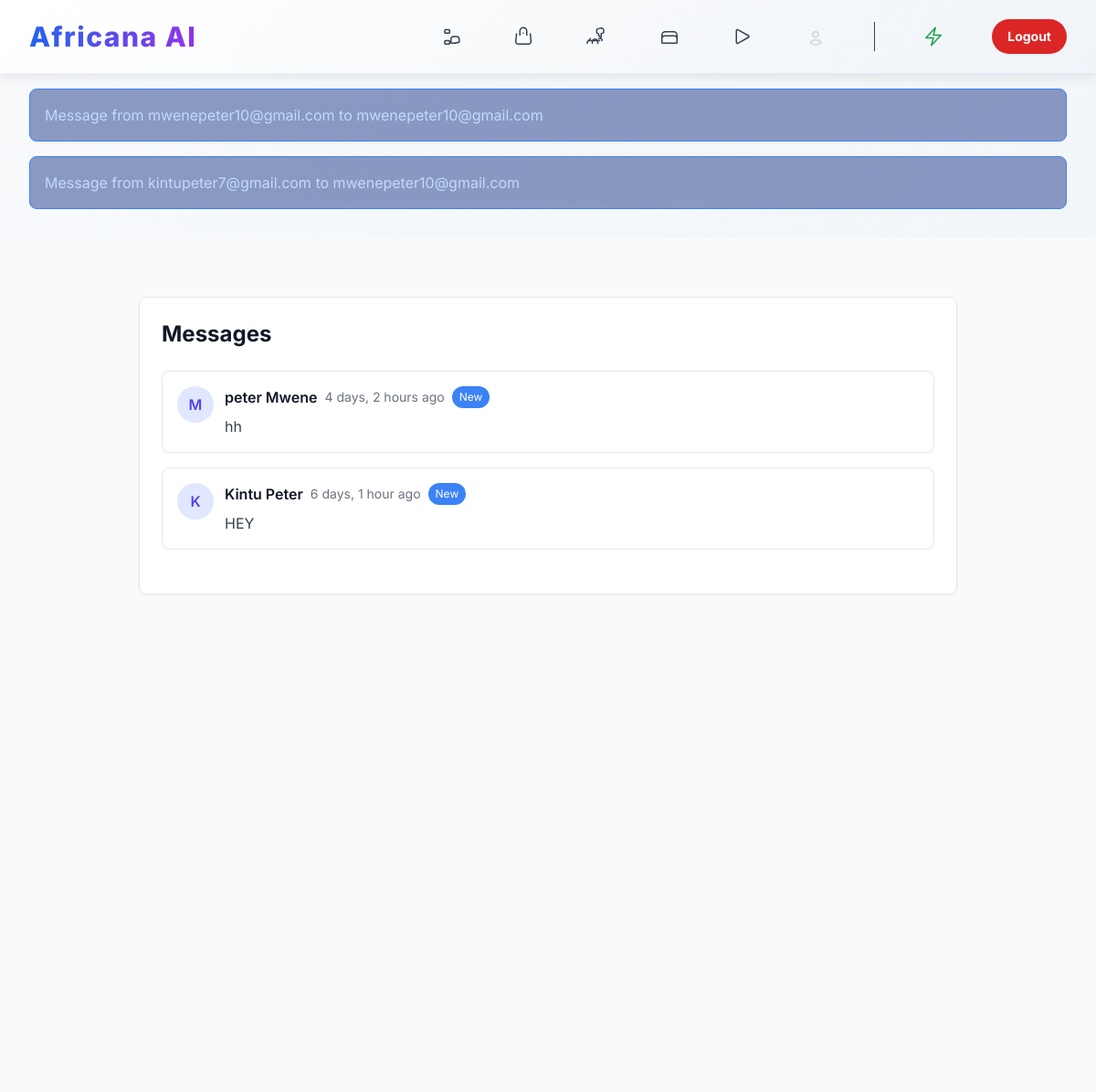
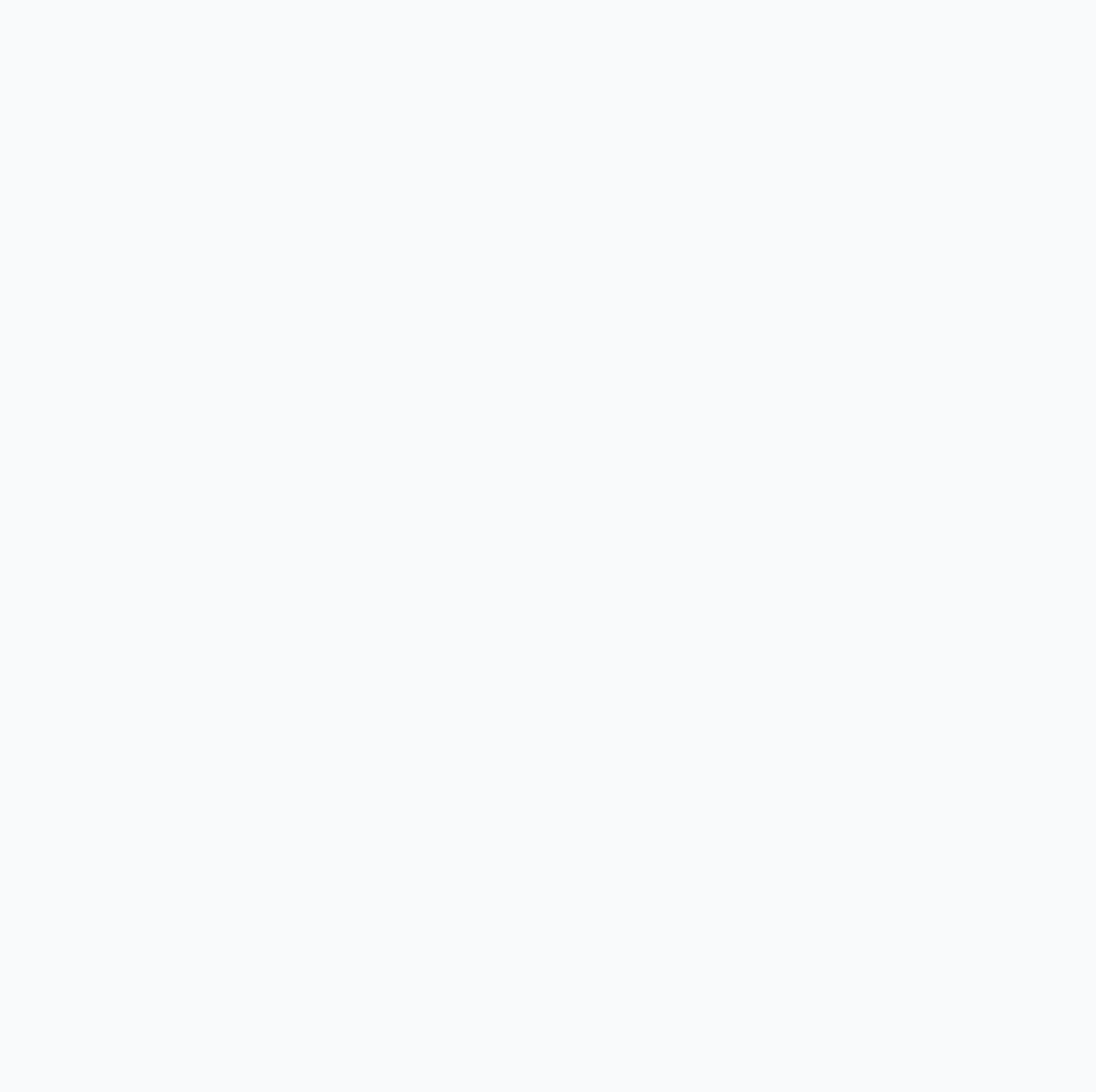
Page /hotel/inbox/ (signed in) on the committed database (2 pictures, top to bottom).
### hotel/models.py (models this page shows)
class Message(models.Model):
    sender = models.ForeignKey(settings.AUTH_USER_MODEL, on_delete=models.CASCADE, related_name='hotel_sent_messages')
    receiver = models.ForeignKey(settings.AUTH_USER_MODEL, on_delete=models.CASCADE, related_name='hotel_received_messages')
    content = models.TextField()
    is_read = models.BooleanField(default=False)
    created_at = models.DateTimeField(auto_now_add=True)
    def __str__(self):
        return f"Message from {self.sender.username} to {self.receiver.username}"
    class Meta:
        ordering = ['created_at']

### users/models.py (models this page shows, shortened)
class CustomUser(AbstractUser):
    headline = models.CharField(_("Headline"), max_length=255, blank=True, null=True,
                                help_text=_("A professional title or summary, like 'Senior Django Developer'"))
    about = models.TextField(_("About Summary"), blank=True, null=True,
                             help_text=_("A summary of your professional journey and goals."))
    location = models.CharField(_("Location"), max_length=100, blank=True, null=True)
    language = models.CharField(_("Preferred Language"), max_length=10, default='en',
                                help_text=_("User's preferred language for content, e.g., 'en', 'sw', 'fr'"))
    profile_image = CloudinaryField('profile_image', blank=True, null=True,
                                    help_text=_("Upload a professional profile picture."))
    user_type = models.CharField(_("User Type"), max_length=20, choices=[
        ('regular', 'Regular User'),
        ('investor', 'Investor'),
    ], default='regular', help_text=_("Type of user account."))
    is_approved = models.BooleanField(_("Is Approved"), default=False,
                                      help_text=_("Whether this investor account is approved to post partner content."))
    groups = models.ManyToManyField(
        Group,
        verbose_name=_('groups'),
        blank=True,
        related_name="customuser_set",
        related_query_name="customuser",
    )
    user_permissions = models.ManyToManyField(
        Permission,
        verbose_name=_('user permissions'),
        blank=True,
        related_name="customuser_permissions_set",
        related_query_name="customuser_permission",
    )
    def get_full_name(self):
        full_name = f"{self.first_name} {self.last_name}"
        return full_name.strip()

### hotel/views.py (the view)
# urls.py: path('inbox/', views.inbox, name='inbox'),
@login_required
def inbox(request):
    messages_list = Message.objects.filter(receiver=request.user).order_by('-created_at')
    return render(request, 'hotel/inbox.html', {'messages': messages_list})

### hotel/templates/hotel/inbox.html (shortened to what this page needs)
{% extends "base.html" %}
{% load static %}
{% block content %}
<div class="bg-gray-50 min-h-screen py-16 px-4">
    <div class="max-w-4xl mx-auto">
        <div class="bg-white rounded-lg shadow-sm border border-gray-200 p-6">
            <h1 class="text-2xl font-bold text-gray-900 mb-6">Messages</h1>
            {% if messages %}
                <div class="space-y-4 mb-6">
                    {% for message in messages %}
                    <div class="bg-white border border-gray-200 rounded-lg p-4 {% if not message.is_read %}bg-blue-50 border-blue-200{% endif %}">
                        <div class="flex items-start space-x-3">
                            <div class="w-10 h-10 bg-indigo-100 rounded-full flex items-center justify-center">
                                <span class="text-indigo-600 font-semibold">{{ message.sender.username|first|upper }}</span>
                            </div>
                            <div class="flex-1">
                                <div class="flex items-center space-x-2 mb-2">
                                    <h3 class="font-semibold text-gray-900">{{ message.sender.get_full_name|default:message.sender.username }}</h3>
                                    <span class="text-gray-500 text-sm">{{ message.created_at|timesince }} ago</span>
                                    {% if not message.is_read %}
                                        <span class="bg-blue-500 text-white text-xs px-2 py-1 rounded-full">New</span>
                                    {% endif %}
                                </div>
                                <p class="text-gray-700">{{ message.content }}</p>
                            </div>
                        </div>
                    </div>
                    {% endfor %}
                </div>
            {% endif %}
        </div>
    </div>
</div>
{% endblock %}

### templates/base.html (shortened to what this page needs)
<!DOCTYPE html>
<html lang="en">
<head>
    <script src="https://cdn.tailwindcss.com"></script>
</head>
<body class="bg-white text-gray-900 min-h-screen flex flex-col">
    <header class="header-glass">
        <nav class="max-w-7xl mx-auto px-3 sm:px-4 lg:px-8">
            <div class="flex justify-between items-center h-14 sm:h-16 md:h-20">
                <div class="flex-shrink-0">
                    <a href="{% url 'languages:home' %}" class="text-2xl sm:text-3xl font-extrabold bg-gradient-to-r from-blue-600 to-purple-600 bg-clip-text text-transparent hover:from-blue-500 hover:to-purple-500 transition duration-150 tracking-wider">
                    </a>
                </div>
                <div class="hidden md:flex md:space-x-8 lg:space-x-12 items-center">
                    <a href="{% url 'social:social_feed' %}" class="nav-link text-gray-700 hover:text-blue-600 py-2 text-base font-medium">
                        <span class="nav-icon-container">
                        </span>
                    </a>
                    <a href="{% url 'eshop:product_list' %}" class="nav-link text-gray-700 hover:text-blue-600 py-2 text-base font-medium">
                        <span class="nav-icon-container">
                        </span>
                    </a>
                    <a href="{% url 'hotel:social_feed' %}" class="nav-link text-gray-700 hover:text-blue-600 py-2 text-base font-medium">
                        <span class="nav-icon-container">
                        </span>
                    </a>
                    <a href="{% url 'languages:home' %}" class="nav-link text-gray-700 hover:text-blue-600 py-2 text-base font-medium">
                        <span class="nav-icon-container">
                        </span>
                    </a>
                    <a href="{% url 'movie:movie_list' %}" class="nav-link text-gray-700 hover:text-blue-600 py-2 text-base font-medium">
                        <span class="nav-icon-container">
                            <svg class="w-6 h-6 stroke-current" xmlns="http://www.w3.org/2000/svg" fill="none" viewBox="0 0 24 24" stroke-width="1.5">
                                <path stroke-linecap="round" stroke-linejoin="round" d="M5.25 5.653c0-.856.917-1.398 1.667-.986l11.54 6.347a1.125 1.125 0 0 1 0 1.972l-11.54 6.347c-.75.412-1.667-.13-1.667-.986V5.653Z" />
                            </svg>
                        </span>
                    </a>
                    <a href="{% url 'users:profile' %}" class="nav-link text-gray-300 hover:text-indigo-400 py-2 text-base font-medium">
                        <span class="nav-icon-container">
                        </span>
                    </a>
                    {% if user.is_authenticated %}
                    <a href="{% url 'languages:user_profile' %}" class="nav-link flex items-center text-green-600 hover:text-green-700 py-2 text-base font-medium group">
                        <span class="nav-icon-container">
                            <svg class="w-6 h-6 text-green-600 group-hover:text-green-700 stroke-current" xmlns="http://www.w3.org/2000/svg" fill="none" viewBox="0 0 24 24" stroke-width="1.5">
                                <path stroke-linecap="round" stroke-linejoin="round" d="M3.75 13.5l10.5-11.25L12 10.5h8.25L9.75 21.75 12 13.5H3.75Z" />
                            </svg>
                        </span>
                    </a>
                    <a href="{% url 'languages:user_logout' %}" class="ml-2 inline-flex items-center justify-center px-4 py-2 border border-transparent rounded-full shadow-sm text-sm font-bold text-white bg-red-600 hover:bg-red-700 transition duration-150 ease-in-out transform hover:scale-105">
                        Logout
                    </a>
                    {% else %}
                    <a href="{% url 'users:user_register' %}" class="ml-4 inline-flex items-center justify-center px-5 py-2 border border-transparent rounded-full shadow-xl text-sm font-bold text-white bg-green-600 hover:bg-green-700 transition duration-150 ease-in-out transform hover:scale-105">
                        Sign Up
                    </a>
                    {% endif %}
                </div>
            </div>
        </nav>
    </header>
    <main class="flex-grow">
        {% if messages %}
        <div class="max-w-7xl mx-auto px-4 sm:px-6 lg:px-8 py-4">
            {% for message in messages %}
            <div class="mb-4 p-4 rounded-lg {% if message.tags == 'error' %}bg-red-900/50 border border-red-500 text-red-200{% elif message.tags == 'success' %}bg-green-900/50 border border-green-500 text-green-200{% else %}bg-blue-900/50 border border-blue-500 text-blue-200{% endif %}">
                {{ message }}
            </div>
            {% endfor %}
        </div>
        {% endif %}
        {% block content %}{% endblock %}
    </main>
</body>
</html>

### templates/base.html (style rules this page uses)
body { font-family: 'Inter', sans-serif; padding-bottom: 60px; background: linear-gradient(135deg, #f8fafc 0%, #f0f4f8 100%); }
@media (min-width: 768px) { body { padding-bottom: 0; } }
.nav-link { position: relative; color: #374151; transition: color 0.2s ease; }
.nav-link:after { content: ''; position: absolute; width: 0%; height: 2px; bottom: -5px; left: 50%; transform: translateX(-50%); background: linear-gradient(90deg, #3b82f6, #8b5cf6); transition: width 0.3s ease-in-out; }
.header-glass { background: linear-gradient(135deg, rgba(255, 255, 255, 0.98) 0%, rgba(240, 244, 248, 0.98) 100%); backdrop-filter: blur(20px); -webkit-backdrop-filter: blur(20px); border-bottom: 1px solid rgba(59, 130, 246, 0.1); z-index: 100; position: sticky; top: 0; pointer-events: auto !important; box-shadow: 0 4px 12px rgba(0, 0, 0, 0.08); }
.nav-icon-container { position: relative; display: inline-flex; align-items: center; padding: 8px 4px; }

### rows in the picture
Message: sender+receiver "Message from mwenepeter10@gmail.com to mwenepeter10@gmail.com", sender.username|first "M", sender.get_full_name "peter Mwene", created_at "4 days, 2 hours", is_read "New", content "hh"
Message: sender+receiver "Message from kintupeter7@gmail.com to mwenepeter10@gmail.com", sender.username|first "K", sender.get_full_name "Kintu Peter", created_at "6 days, 1 hour", is_read "New", content "HEY"
